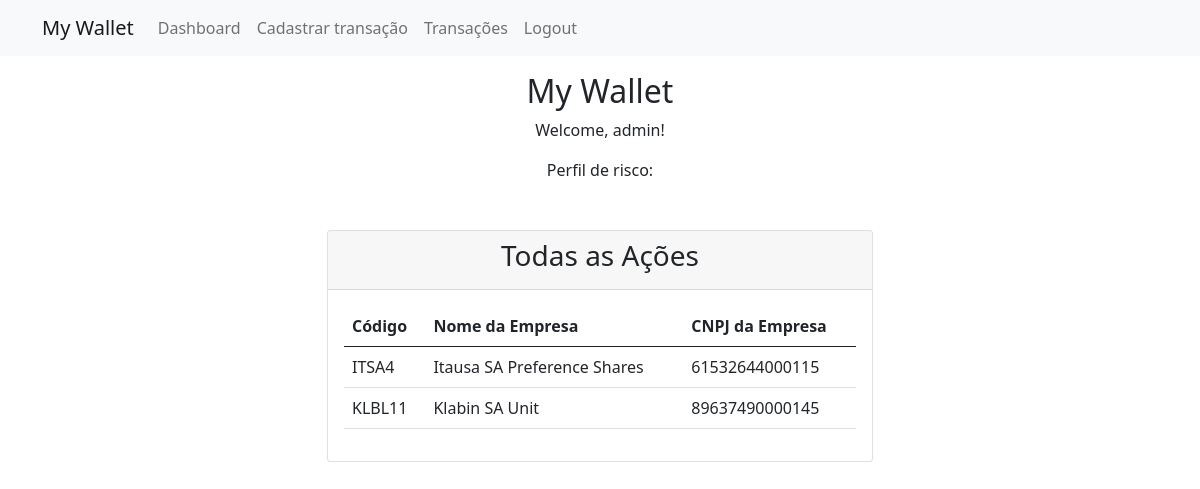
Screenshot of / (signed in) with the database file from the repository.
### my_wallet/models.py (models this page shows, shortened)
class Stock(models.Model):
    codigo = models.CharField(max_length=6, unique=True, help_text='Código de 4 letras maiúsculas seguidas de 1 ou 2 números.')
    nome_empresa = models.CharField(max_length=100)
    cnpj_empresa = models.CharField(max_length=14, unique=True, help_text='Deve conter apenas números.')

### my_wallet/views.py (the view)
# urls.py: path('', views.dashboard, name='dashboard'),
@login_required
def dashboard(request):
    user = request.user
    stocks = Stock.objects.all()
    context = {
        'user': user,
        'stocks': stocks,
    }
    return render(request, 'dashboard.html', context)

### my_wallet/templates/dashboard.html
{% extends 'base.html' %}
{% block content %}
  <div class="text-center mt-3">
    <h2>My Wallet</h2>
    <p>Welcome, {{ user.username }}!</p>
    <p>Perfil de risco: {{ user.investor.perfil_de_risco }}</p>
  </div>
  <div class="container mt-5">
    <div class="row justify-content-center">
      <div class="col-md-6">
        <div class="card">
          <div class="card-header">
            <h3 class="text-center">Todas as Ações</h3>
          </div>
          <div class="card-body">
            <table class="table">
              <thead>
                <tr>
                  <th>Código</th>
                  <th>Nome da Empresa</th>
                  <th>CNPJ da Empresa</th>
                </tr>
              </thead>
              <tbody>
                {% for stock in stocks %}
                  <tr>
                    <td>{{ stock.codigo }}</td>
                    <td>{{ stock.nome_empresa }}</td>
                    <td>{{ stock.cnpj_empresa }}</td>
                  </tr>
                {% empty %}
                  <tr>
                    <td colspan="3">Nenhuma ação cadastrada.</td>
                  </tr>
                {% endfor %}
              </tbody>
            </table>
          </div>
        </div>
      </div>
    </div>
  </div>
{% endblock %}

### rows the page displays
Stock: codigo "ITSA4", nome_empresa "Itausa SA Preference Shares", cnpj_empresa "61532644000115"
Stock: codigo "KLBL11", nome_empresa "Klabin SA Unit", cnpj_empresa "89637490000145"

### other values shown
{{ user.username }} "admin"
